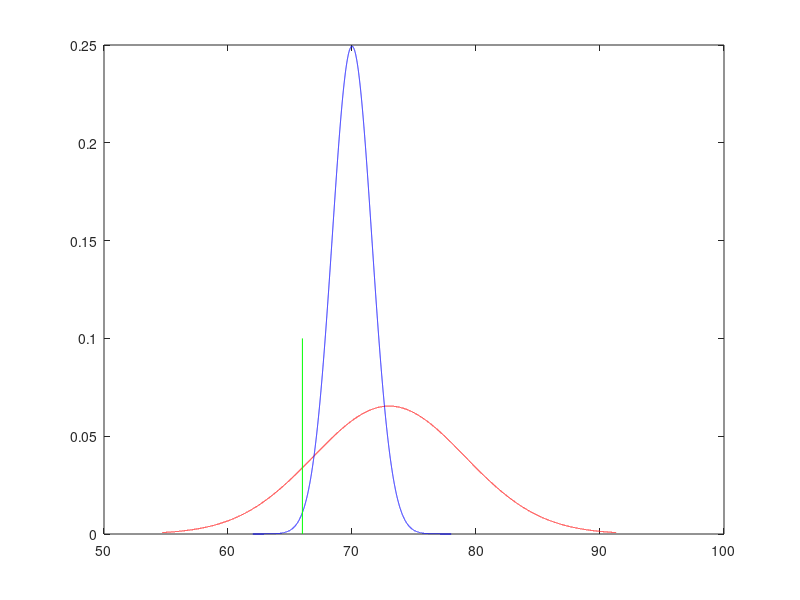

Recreate this plot in MATLAB.
mu = 73;
sd = 6.1;
ix = mu-3*sd:1e-3:mu+3*sd;
iy = pdf('normal', ix, mu, sd);
plot(ix,iy, 'r');

hold on;

mu = 70;
sd = 1.6;
ix = mu-5*sd:1e-3:mu+5*sd;
iy = pdf('normal', ix, mu, sd);
plot(ix,iy, 'b');

plot([66;66],[0;0.1], 'g');